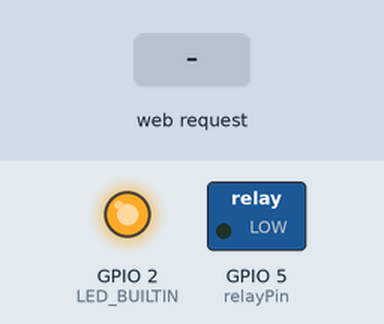
This sketch was run on a simulated ESP8266 (Wemos D1 mini). Parts: switched loads named in the sketch (green lamp = pin HIGH), output pins drawn as LEDs (lit = HIGH, except the on-board LED, lit = LOW). Inputs (shaded band) come from the test bench. WiFi joins after 1.5 s; servers stay silent unless stated; what the sketch prints to the serial monitor is not drawn.

Above: at 2.7 s.
2.8 s: HTTP request GET /pulse-relay received
At 3.2 s:
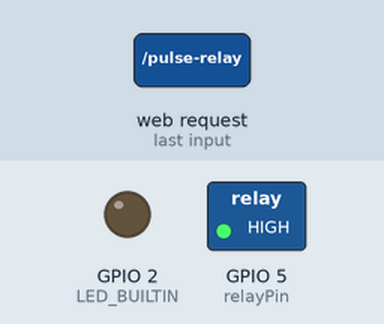
Timing chart, 0 to 5.8 s (numbered marks = the images above; inputs shaded):
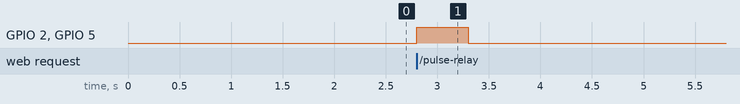

Measured:
- after the input at 2.8 s, GPIO 2 (LED_BUILTIN), GPIO 5 (relayPin): LOW → HIGH at once, → LOW 0.50 s later

The sketch:

blinds-control.ino
```cpp
// Device: Wemos D1 mini w/ relay shield
// Board in arduino IDE: WeMos D1 R1

#include <ESP8266WebServer.h>

ESP8266WebServer server(80);

const int relayPin = 5;

char ssid[] = "Netgear35";
char password[] = "freebird";

void setup()
{
  pinMode(LED_BUILTIN, OUTPUT);
  pinMode(relayPin, OUTPUT);

  WiFi.begin(ssid,password);
  Serial.begin(115200);
  while(WiFi.status()!=WL_CONNECTED)
  {
    Serial.print(".");
    delay(500);
  }
  Serial.println("");
  Serial.print("IP Address: ");
  Serial.print(WiFi.localIP());

  server.on("/", [](){server.send(200,"text/plain","Hello Relay! Navigate to /pulse-relay to turn the Relay On/Off.");});
  server.on("/pulse-relay", pulseRelay);
  server.begin();
}

void loop(void){
  server.handleClient();
}

void pulseRelay()
{
  server.send(200,"text/plain", "Pulsing...");
  digitalWrite(LED_BUILTIN, HIGH);
  digitalWrite(relayPin, HIGH);
  delay(500);
  digitalWrite(LED_BUILTIN, LOW);
  digitalWrite(relayPin, LOW);
}

void toggleRelay()
{
  uint8_t new_state = !digitalRead(relayPin);
  String new_state_str = (new_state ? "ON" : "OFF");
  digitalWrite(relayPin, new_state);
  server.send(200, "text/plain", "Relay is now " + new_state_str + "!");
}
```
